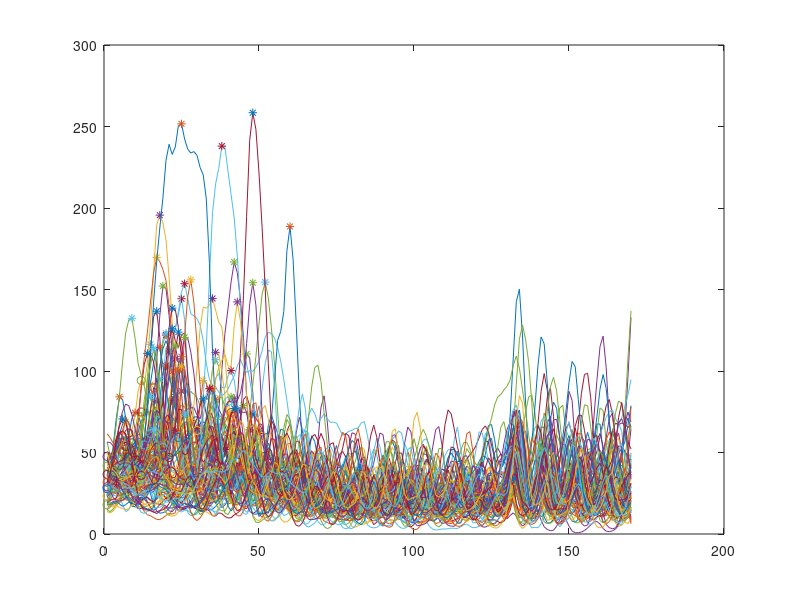
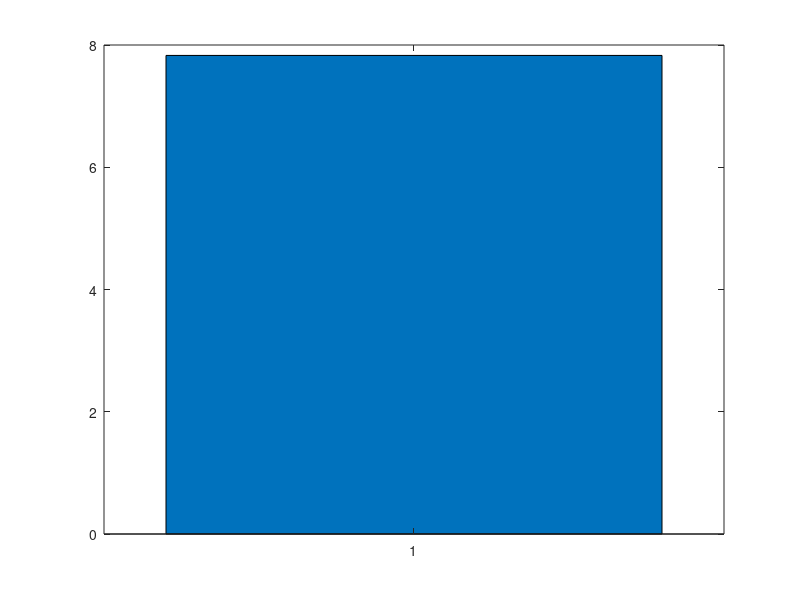

Write the MATLAB code that produced these figures, in order. (Note: this script raises an error after producing the figures.)
clear all; close all; clc
%%%% This is to find the mean slope
A = load('MdmxsiRNA_data.mat');
Before = zeros(170,96);
During = zeros(170,96);
After = zeros(170,96);
cg = 0;
Cel = zeros(170*2+1,96);
CM = zeros(170*2+1,1);
xl = linspace(-170,170,341);
cg1 = 0; cg2 = 0;
Peaks1 = zeros(101,2);
for i = 1:101
    i;
    F1m = A.data(1,i).mitosis{1};
    F1 = A.data(:,i).YFP;
    if (F1(end)>0)
        M = min(F1m)+1;
        if (M == 0)
            M = 1;
        end
       %figure
        cg = cg+1;
        g = find(F1(F1m(1)+1:F1m(1)+15) == max(F1(F1m(1)+1:F1m(1)+15)))+F1m(1)+1;
        plot(F1); hold on;
        GG = M+1;
        plot(g-1,F1(g-1),'*');
        plot(M,F1(M),'o');
        si = 171-M; sf = 170*2-M;
        
        L = find(F1 < mean(F1)); LL = L(min(find(L > g)))-1;
        
        Cel(si:sf,cg) = F1';
        cg1 = cg1+1;
        
        Peaks1(cg1,1) = (F1(g)-F1(GG))/(g-1-(GG));
        Peaks2(cg1,1) = (F1(g)-F1(LL+1))/(g-1-LL+1);
        % plot(x,Cel(:,cg),'.'); hold on;
        
    end
    
end

for j = 1:170*2+1
    L = find(Cel(j,:) > 0);
    if (length(L) > 0)
        CM(j) = mean(Cel(j,L));
    end
    
    
end
% xl = linspace(-170/2,170/2,341);
% plot(xl,CM,'color',[0.1 0.5 0.1],'LineWidth',7); hold on; goodplot
% plot(zeros(100,1),linspace(0,120,100),'--k')
% axis([-10/3 20/3 20 100])
% [x,y] = ginput(3)
% plot(x(1:2),y(1:2),'color',[0.8 0.5 0.1],'LineWidth',4)
% plot(x(2:3),y(2:3),'color',[0.9 0.6 0.2],'LineWidth',4)
% figure
% TT = [(y(2)-y(1))/(x(2)-x(1)); (abs(y(3)-y(2)))/(x(3)-x(2))];
% bar(TT,'FaceColor',[0.9 .99 .9],'EdgeColor',[0.1 .5 .1],'LineWidth',5.5)
% axis([0 3 0 30])
% goodplot

figure
B1 = mean(Peaks1(1:cg1,1)); eB1 = std(Peaks1(1:cg1,1))/sqrt(cg1);
b = bar(1,[B1]); hold on
b(1).FaceColor = [0.0 0.7 0.];
b(1).EdgeColor = [0.1 0.5 0.1];
b.LineWidth = 4;
be = errorbar(1,[B1],[(eB1)],'*');
be.LineWidth = 4;
be.Color = [0.1 0.5 0.1];
goodplot
